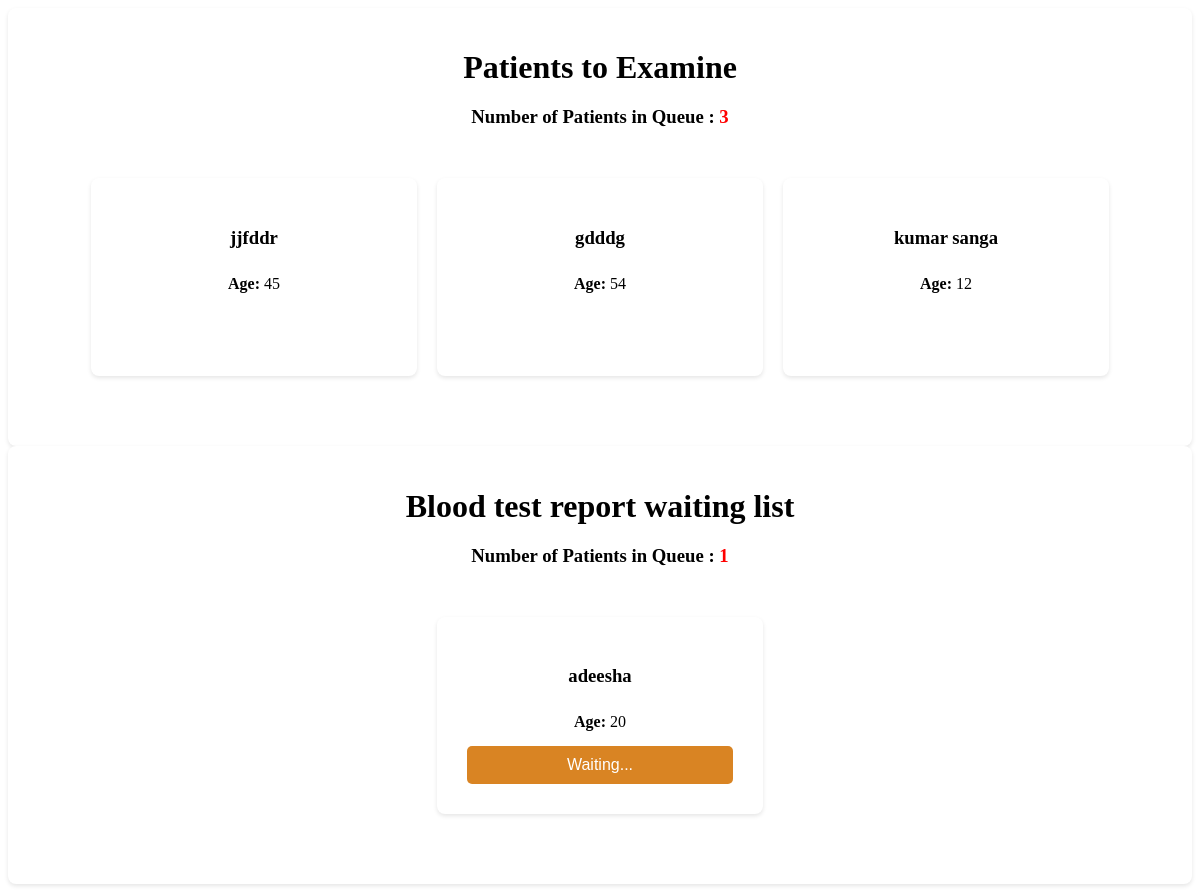
Screenshot of /doctor/check-list.php with the database file from the repository.
### tables this page shows
CREATE TABLE IF NOT EXISTS `patients_details` (
  `id` int NOT NULL AUTO_INCREMENT,
  `patients_id` int DEFAULT NULL,
  `age` int DEFAULT NULL,
  `reception_id` varchar(50) DEFAULT NULL,
  `symptoms` text,
  `medical_report` text,
  `Prescriptions` text,
  `Prescriptions_date` datetime DEFAULT NULL,
  `doctor_id` varchar(50) DEFAULT NULL,
  `symptoms_date` datetime DEFAULT NULL,
  `medicine_status` varchar(50) DEFAULT 'pending',
  PRIMARY KEY (`id`),
  KEY `FK_patients_details_register_patients` (`patients_id`),
  KEY `FK_patients_details_register_reception` (`reception_id`),
  KEY `FK_patients_details_registered_doctor` (`doctor_id`),
  CONSTRAINT `FK_patients_details_register_patients` FOREIGN KEY (`patients_id`) REFERENCES `registered_patients` (`p_id`),
  CONSTRAINT `FK_patients_details_register_reception` FOREIGN KEY (`reception_id`) REFERENCES `registered_reception` (`id_num`),
  CONSTRAINT `FK_patients_details_registered_doctor` FOREIGN KEY (`doctor_id`) REFERENCES `registered_doctor` (`id_num`)
);

CREATE TABLE IF NOT EXISTS `registered_patients` (
  `p_id` int NOT NULL AUTO_INCREMENT,
  `name` varchar(50) DEFAULT NULL,
  `mobile` varchar(12) DEFAULT NULL,
  `email` varchar(50) DEFAULT NULL,
  `id_num` varchar(20) DEFAULT NULL,
  `address` text,
  `age` int DEFAULT NULL,
  `register_date` datetime DEFAULT NULL,
  `reception_id` varchar(50) DEFAULT NULL,
  PRIMARY KEY (`p_id`),
  KEY `FK_register_patients_register_reception` (`reception_id`),
  CONSTRAINT `FK_register_patients_register_reception` FOREIGN KEY (`reception_id`) REFERENCES `registered_reception` (`id_num`)
);

### connection.php (called while the page is built, shortened)
<?php
class Database
{
    public static $connection;
    public static function SetUpConnection()
    {
        if (!isset(Database::$connection)) {
            Database::$connection = new mysqli("localhost", "root", "Chalithac*#3031", "healthcare", "3306");
        }
    }
    public static function search($q)
    {
        return Database::$connection->query($q);
    }
}

### doctor/check-list.php (the view, shortened to what this page needs)
<head>
</head>
<body>
    <?php
    require_once "../connection.php";
    $totalResultSet = Database::search("SELECT COUNT(*) AS total FROM `patients_details`
     WHERE `Prescriptions` = '' AND  `id` NOT IN (SELECT `patientDetails_id` FROM `bloodtest`  WHERE (`reportName` is null or `reportName` = ''))");
    $totalRow = $totalResultSet->fetch_assoc();
    $totalPatients = $totalRow['total'];
    ?>
    <div class="container">
        <h1>Patients to Examine</h1>
        <div class="queue-info">
            <h3>Number of Patients in Queue : <span style="color: red; font-weight: 900;" id="queueCount"><?php echo $totalPatients ?></span></h3>
        </div>
        <div class="patient-cards">
            <?php
        $patiientResultSet = Database::search("SELECT  `patients_details`.`id` AS `pid`, `registered_patients`.`name` AS `name`,`patients_details`.`age` AS `age`
        FROM `patients_details`
        INNER JOIN  `registered_patients` ON `registered_patients`.`p_id` = `patients_details`.`patients_id`
        WHERE `patients_details`.`Prescriptions` = '' AND `patients_details`.`id` NOT IN (SELECT `patientDetails_id` FROM `bloodtest` WHERE (`reportName` is null or `reportName` = '') )   LIMIT 4");
            $numRows = $patiientResultSet->num_rows;
            if ($numRows > 0) {
                while ($patientDetails = $patiientResultSet->fetch_assoc()) {
            ?>
                    <div class="patient-card">
                        <h3><?php echo $patientDetails["name"] ?></h3>
                        <p><strong>Age:</strong> <?php echo $patientDetails["age"] ?></p>
                        <button class="examine-btn" onclick="examinePatient(<?php echo $patientDetails['pid'] ?>)">Examine</button>
                    </div>
            <?php
                }
            }
            ?>
        </div>
    </div>
    <?php
   $totalTestResultSet = Database::search("SELECT COUNT(*) AS total FROM `bloodtest`  WHERE  (`reportName` IS NULL OR `reportName` = '')");
  $totalTestRow = $totalTestResultSet->fetch_assoc();
  $totalTestPatients = $totalTestRow['total'];
  ?>
    <div class="container">
        <h1>Blood test report waiting list</h1>
        <div class="queue-info">
            <h3>Number of Patients in Queue : <span style="color: red; font-weight: 900;" id="queueCount"><?php echo $totalTestPatients ?></span></h3>
        </div>
        <div class="patient-cards">
            <?php
            $patiientTestResultSet = Database::search("SELECT  `patients_details`.`id` AS `pid`, `registered_patients`.`name` AS `name`,`patients_details`.`age` AS `age`
            FROM `patients_details`
            INNER JOIN  `registered_patients` ON `registered_patients`.`p_id` = `patients_details`.`patients_id`
            INNER JOIN `bloodtest` ON `bloodtest`.`patientDetails_id` = `patients_details`.`id`
            WHERE `patients_details`.`Prescriptions` = '' AND (`bloodtest`.`reportName` IS NULL OR `bloodtest`.`reportName` = '')   LIMIT 4");
            $numTestRows = $patiientTestResultSet->num_rows;
            if ($numTestRows > 0) {
                while ($patientTestDetails = $patiientTestResultSet->fetch_assoc()) {
            ?>
                    <div class="patient-card">
                        <h3> <?php echo $patientTestDetails["name"] ?></h3>
                        <p><strong>Age:</strong> <?php echo $patientTestDetails["age"] ?></p>
                        <?php
                        if(empty($patientTestDetails["reportName"]) || $patientTestDetails["reportName"] === null){
                        ?>
                        <button style="cursor: not-allowed; background-color: #d98423;" class="examine-btn" onclick="examinePatient(<?php echo $patientTestDetails['pid'] ?>)" disabled>Waiting...</button>
                        <?php
                        }else{
                            ?>
                           <button  class="examine-btn" onclick="examinePatient(<?php echo $patientTestDetails['pid'] ?>)" >Examine</button>
  <?php
                        }
                        ?>
                    </div>
            <?php
                }
            }
            ?>
        </div>
    </div>
</body>

### doctor/check-list.php (style rules this page uses)
.container { max-width: 1200px; margin: 0 auto; background-color: #fff; padding: 20px; border-radius: 8px; box-shadow: 0 2px 4px rgba(0, 0, 0, 0.1); }
h1 { color: var(--base-color); text-align: center; margin-bottom: 20px; }
.queue-info { text-align: center; margin-bottom: 50px; }
.queue-info h3 { color: var(--base-color); }
.patient-cards { display: flex; flex-wrap: wrap; height: max-content; gap: 20px; justify-content: center; }
.patient-card { background-color: #fff; border: 1px solid var(--medium-gray); border-radius: 8px; box-shadow: 0 2px 4px rgba(0, 0, 0, 0.1); padding: 30px; width: calc(25% - 20px); text-align: center; display: flex; flex-direction: column; margin-bottom: 50px; }
.patient-card h3 { color: var(--dark-gray); margin-bottom: 10px; }
.patient-card p { color: var(--dark-gray); margin-bottom: 15px; }
.examine-btn { padding: 10px 15px; background-color: var(--base-color); border: none; border-radius: 5px; color: #FFFFFF; font-size: 1em; cursor: pointer; transition: background-color 0.3s; margin-top: auto; }

### rows the page displays
patients_details: patients.name "jjfddr", age "45"
patients_details: patients.name "gdddg", age "54"
patients_details: patients.name "kumar sanga", age "12"
patients_details: patients.name "adeesha", age "20"

### other values shown
$totalPatients "3"
$totalTestPatients "1"
